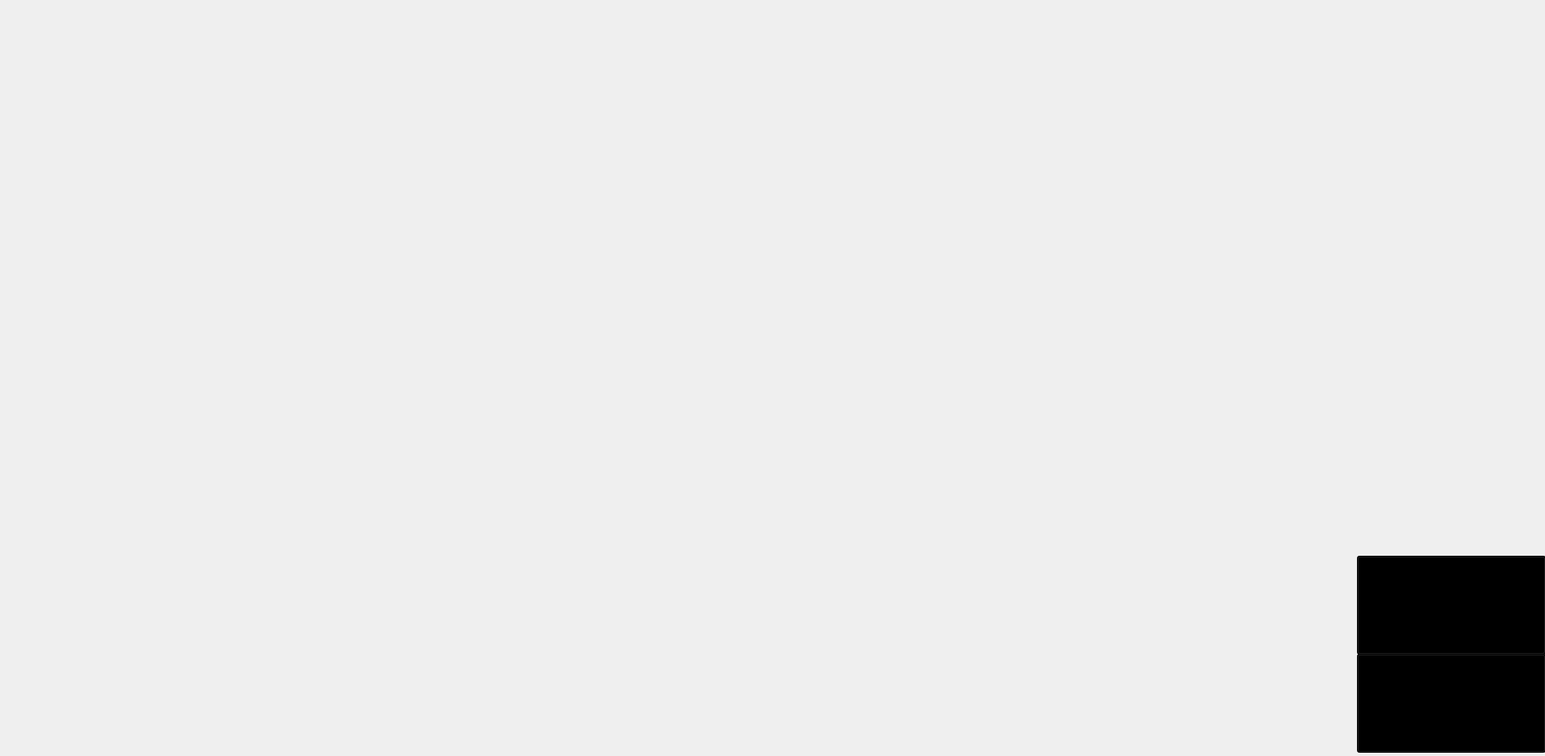
<?xml version="1.0" encoding="UTF-8"?>
<ui version="4.0">
 <class>MainWindow</class>
 <widget class="QMainWindow" name="MainWindow">
  <property name="geometry">
   <rect>
    <x>0</x>
    <y>0</y>
    <width>1890</width>
    <height>925</height>
   </rect>
  </property>
  <property name="windowTitle">
   <string>MainWindow</string>
  </property>
  <widget class="QWidget" name="centralwidget">
   <widget class="QLabel" name="BG_1">
    <property name="geometry">
     <rect>
      <x>930</x>
      <y>-10</y>
      <width>1021</width>
      <height>751</height>
     </rect>
    </property>
    <property name="text">
     <string/>
    </property>
    <property name="pixmap">
     <pixmap>../../JarvisGUI/G.U.I Material/B.G/Iron_Template_2.jpg</pixmap>
    </property>
    <property name="scaledContents">
     <bool>true</bool>
    </property>
   </widget>
   <widget class="QLabel" name="GIF_1">
    <property name="geometry">
     <rect>
      <x>-110</x>
      <y>0</y>
      <width>1601</width>
      <height>741</height>
     </rect>
    </property>
    <property name="text">
     <string/>
    </property>
    <property name="pixmap">
     <pixmap>../../JarvisGUI/G.U.I Material/B.G/Iron_Template_1.gif</pixmap>
    </property>
    <property name="scaledContents">
     <bool>true</bool>
    </property>
   </widget>
   <widget class="QLabel" name="GIF_2">
    <property name="geometry">
     <rect>
      <x>1050</x>
      <y>-10</y>
      <width>481</width>
      <height>311</height>
     </rect>
    </property>
    <property name="text">
     <string/>
    </property>
    <property name="pixmap">
     <pixmap>../../JarvisGUI/G.U.I Material/ExtraGui/Earth.gif</pixmap>
    </property>
    <property name="scaledContents">
     <bool>true</bool>
    </property>
   </widget>
   <widget class="QPushButton" name="pushButton_Start">
    <property name="geometry">
     <rect>
      <x>1660</x>
      <y>680</y>
      <width>231</width>
      <height>121</height>
     </rect>
    </property>
    <property name="styleSheet">
     <string notr="true">background-color: rgb(0, 0, 0);</string>
    </property>
    <property name="text">
     <string/>
    </property>
   </widget>
   <widget class="QPushButton" name="pushButton_close">
    <property name="geometry">
     <rect>
      <x>1660</x>
      <y>800</y>
      <width>231</width>
      <height>121</height>
     </rect>
    </property>
    <property name="styleSheet">
     <string notr="true">background-color: rgb(0, 0, 0);</string>
    </property>
    <property name="text">
     <string/>
    </property>
   </widget>
   <widget class="QLabel" name="BG_2">
    <property name="geometry">
     <rect>
      <x>1670</x>
      <y>690</y>
      <width>211</width>
      <height>111</height>
     </rect>
    </property>
    <property name="text">
     <string/>
    </property>
    <property name="pixmap">
     <pixmap>../../JarvisGUI/G.U.I Material/Buttons/Start.png</pixmap>
    </property>
    <property name="scaledContents">
     <bool>true</bool>
    </property>
   </widget>
   <widget class="QLabel" name="BG_3">
    <property name="geometry">
     <rect>
      <x>1670</x>
      <y>820</y>
      <width>211</width>
      <height>91</height>
     </rect>
    </property>
    <property name="text">
     <string/>
    </property>
    <property name="pixmap">
     <pixmap>../../JarvisGUI/G.U.I Material/Buttons/Quit.png</pixmap>
    </property>
    <property name="scaledContents">
     <bool>true</bool>
    </property>
   </widget>
   <widget class="QTextBrowser" name="textBrowser_Time">
    <property name="geometry">
     <rect>
      <x>40</x>
      <y>50</y>
      <width>231</width>
      <height>81</height>
     </rect>
    </property>
    <property name="styleSheet">
     <string notr="true">background-color: transparent;
font: 75 28pt &quot;MS Shell Dlg 2&quot;;
color: rgb(170, 0, 0);</string>
    </property>
   </widget>
   <zorder>pushButton_close</zorder>
   <zorder>BG_3</zorder>
   <zorder>pushButton_Start</zorder>
   <zorder>BG_1</zorder>
   <zorder>GIF_1</zorder>
   <zorder>GIF_2</zorder>
   <zorder>BG_2</zorder>
   <zorder>textBrowser_Time</zorder>
  </widget>
 </widget>
 <resources/>
 <connections/>
</ui>
